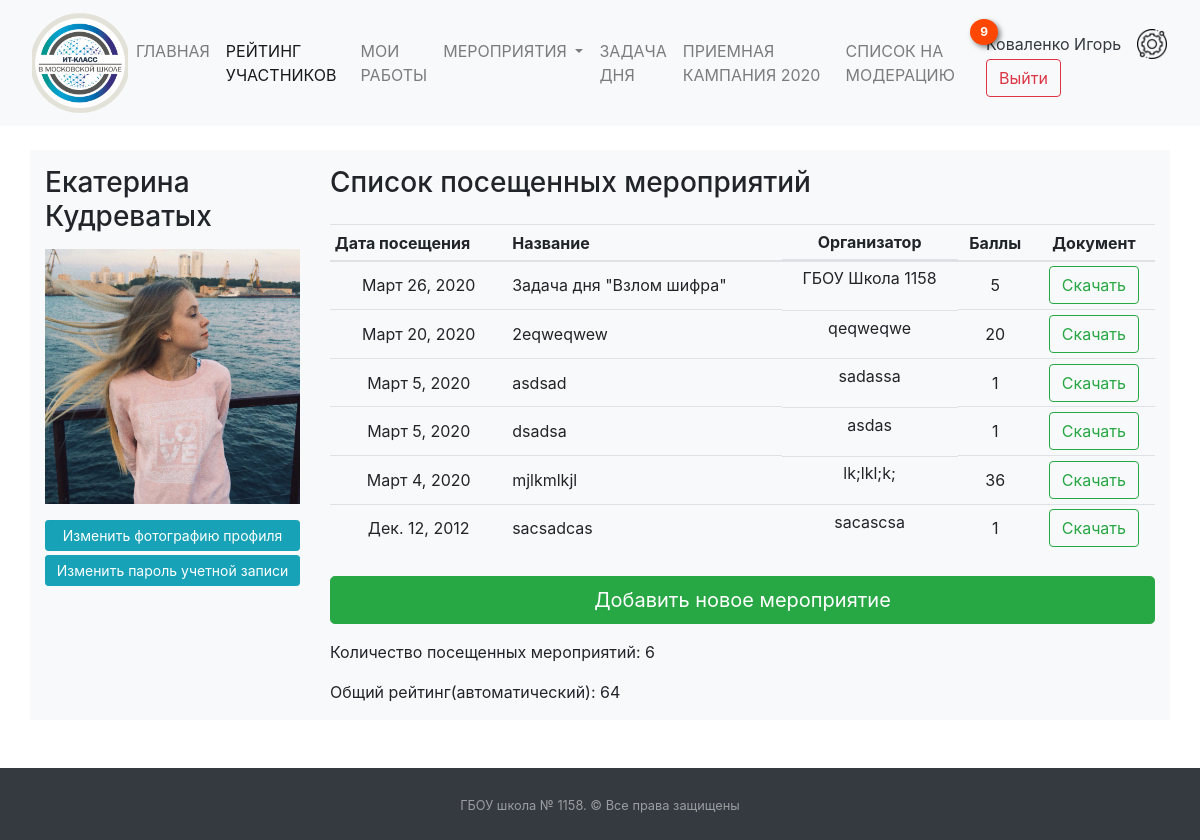
/20/ (signed in), run on the app's committed database.
### mainapp/models.py (models this page shows, shortened)
class Puples(models.Model):
    name = models.TextField("Имя", null=True)
    surname = models.TextField("Фамилия", null=True)
    rate = models.PositiveIntegerField(default=0)
    image = models.ImageField(blank=True ,upload_to="puples_photo", default="puples_photo/user-2.png")
    user = models.OneToOneField(User, on_delete=models.CASCADE, null=True)
    class Meta:
        verbose_name = "Ученики"
        verbose_name_plural = "Ученики"

class Events(models.Model):
    date = models.DateField("Дата посещения")
    name = models.CharField("Название мероприятия", max_length=200)
    organization = models.CharField("Название организации", max_length=300)
    events = models.ForeignKey(Puples, verbose_name="Мероприятия", on_delete=models.SET_NULL, null=True)
    check = models.BooleanField(default=False)
    event_rate = models.PositiveIntegerField(default=1)
    verification_file = models.FileField(upload_to="verification_files/", null=True, verbose_name="Файл")
    class Meta:
        verbose_name = "Мероприятия"
        verbose_name_plural = "Мероприятия"

### mainapp/views.py (the view)
# urls.py: path("<int:pk>/", PostDetailView.as_view(), name="puples"),
class PostDetailView(LoginRequiredMixin, DetailView):
    model = Puples
    pk_url_kwarg = "pk"
    template_name = "puple_detail/puples_detail_end.html"
    raise_exception = True
    def get(self, request, pk):
        if request.user.is_superuser or request.user.puples.pk == pk:
            return super().get(request, pk)
        return HttpResponseForbidden()
    def get_context_data(self, **kwargs):
        context = super().get_context_data(**kwargs)
        context['events_count'] = Events.objects.filter(events__pk=self.kwargs['pk'], check=True).count()
        context['events_new'] = Events.objects.filter(check=False).count()
        context['allevents'] = Events.objects.filter(events__pk=self.kwargs['pk']).order_by('-date')
        context['rate_event'] = sum(
            map(lambda x: x.event_rate, Events.objects.filter(events__pk=self.kwargs['pk'], check=True)))
        return context

### templates/puple_detail/puples_detail_end.html
{% extends 'base.html' %}
{% block main %}
{% include 'puple_detail/puples_detail.html'%}
</div>
{% endblock %}
{% block detail_active %} active{% endblock %}

### templates/base.html (shortened to what this page needs)
<!DOCTYPE html>
<html lang="ru">
{% load static %}
<head>
    <link href="{% static 'css/bootstrap.css' %}" rel="stylesheet" type="text/css">
    <link href="{% static 'css/style.css' %}" rel="stylesheet" type="text/css">
    <link rel="stylesheet" href="//code.jquery.com/ui/1.12.1/themes/base/jquery-ui.css">
    <link rel="stylesheet" href="/resources/demos/style.css">
</head>
<body>
<div class="container-fuild">
    <nav class="navbar navbar-expand-lg navbar-light bg-light">
        <a href="/" class="navbar-brand">
            <img class="img-fluid mx-3"
                 style="width: 100px; object-fit: cover; height:100px;"
                 src="{% static '/images/itclass-logo.png' %}"></a>
        <div class="collapse navbar-collapse" id="navbarSupportedContent">
            <ul class="navbar-nav mr-auto">
                <li class="nav-item">
                    <a class="nav-link{% block main_active %}{% endblock %}" href="/">ГЛАВНАЯ<span class="sr-only">(current)</span></a>
                </li>
                {% if user.is_authenticated %}
                    <li class="nav-item">
                        <a class="nav-link{% block detail_active %}{% endblock %}" href="/rate">РЕЙТИНГ УЧАСТНИКОВ</a>
                    </li>
                {% endif %}
                {% if user.is_authenticated %}
                    <li class="nav-item">
                        <a class="nav-link{% block detail_active_works %}{% endblock %}" href="/works">МОИ РАБОТЫ</a>
                    </li>
                {% endif %}
                <li class="nav-item dropdown">
                    <a class="nav-link dropdown-toggle{% block detail_active_hach %}{% endblock %}" href="#"
                       id="navbarDropdown" role="button"
                       data-toggle="dropdown" aria-haspopup="true" aria-expanded="false">
                        МЕРОПРИЯТИЯ
                    </a>
                </li>
                {% if user.is_authenticated %}
                    <li class="nav-item">
                        <a class="nav-link{% block detail_active_task %}{% endblock %}" href="/task_day/">ЗАДАЧА ДНЯ</a>
                    </li>
                {% endif %}
                <li class="nav-item">
                    <a class="nav-link" href="http://profil.mos.ru/it/?page_id=1139">ПРИЕМНАЯ КАМПАНИЯ 2020</a>
                </li>
                {% if user.is_superuser %}
                    {% if events_new != 0 %}
                        <li class="nav-item">
                        <a class="nav-link notification{% block detail_active_checklist %}{% endblock %}"
                           href="/check_list"><span>СПИСОК
                            НА МОДЕРАЦИЮ </span>
                        <span class="badge mr-3 mr-lg-0">{{ events_new }}</span>{% endif %}</a>
                </li>
                {% endif %}
            </ul>
            <form class="form-inline my-2 my-lg-0">
                {% if user.is_authenticated %}
                    <a class="nav-link text-dark disabled p-0"
                       href="/account/">{{ user.last_name }} {{ user.first_name }}</a>
                    <a href="/account/">
                        <img class="img-fluid mx-3"
                             style="width: 30px; object-fit: cover; height:30px;"
                             src="{% static '/images/support.png' %}"></a>
                {% endif %}
                {% if user.username == "" %}
                    <a class="nav-link disabled" href="#">Гость</a>
                    <a class="btn btn-outline-success my-2 my-sm-0" href="/login">Войти</a>
                {% else %}
                    <a class="btn btn-outline-danger my-2 my-sm-0" href="/logout">Выйти</a>
                {% endif %}
            </form>
        </div>
    </nav>
    {% block main %}
    {% endblock %}
    <footer id="sticky-footer" class="py-4 bg-dark text-white-50 mt-5">
        <div class="container text-center">
            <small>ГБОУ школа № 1158. &copy; Все права защищены</small>
        </div>
    </footer>
</div>
</body>
</html>

### templates/puple_detail/puples_detail.html (shortened to what this page needs)
{% block main %}
{% load static %}
<div class="container-xl my-4 bg-light">
    <div class="row">
        <div class="col col-xl-3 col-lg-3 col-md-3 col-sm-12">
            <h3 class="my-3">
                {{ puples.name }} {{puples.surname}}
            </h3>
            <img src="{{ puples.image.url }}" class="img-fluid">
            <div class="row py-3">
                <div class="col-12"><a href="/statistic/pupil/{{ puples.pk }}/img-change/" class="btn btn-block btn-info btn-sm" role="button">Изменить фотографию профиля</a></div>
                <div class="col pt-1"><a href="/password-change/" class="btn btn-block btn-info btn-sm" role="button">Изменить пароль учетной записи</a></div>
            </div>
        </div>
        <div class="col">
            <h3 class="pt-3">
                Список посещенных мероприятий
            </h3>
            <table class="table table-sm text-center my-4">
                <thead class="thead text-center">
                <tr>
                    <th class="text-left">Дата посещения</th>
                    <th class="text-left">Название</th>
                    <th class="d-none d-sm-block">Организатор</th>
                    <th>Баллы</th>
                    <th>Документ</th>
                </tr>
                </thead>
                {% for event in allevents %}
                <tr {% if event.check is False %} class="alert-warning"{% endif %}>
                    <td class="align-middle">{{ event.date }} {% if event.check is False %}<p class="alert-warning">На модерации</p>{% endif %}</td>
                    <td class="text-left align-middle">{{ event.name }}</td>
                    <td class="text-left align-middle text-center d-none d-sm-block">{{ event.organization }}</td>
                    <td class="text-left align-middle text-center">{{ event.event_rate }}</td>
                    <td class="text-center align-middle">
                        <form method="post" action="{% url 'verification_file_download' %}">
                            <button type="submit" class="btn btn-outline-success">Скачать</button>
                        </form>
                    </td>
                </tr>
                {% endfor %}
            </table>
            <a class="btn btn-success btn-lg btn-block" href="add_events" role="button">Добавить новое мероприятие</a>
            <p class="my-3">Количество посещенных мероприятий: {{ events_count }} </p>
            <p class="my-3">Общий рейтинг(автоматический): {{ rate_event }}</p>
        </div>
    </div>
    {% endblock %}

### static/css/style.css (style rules this page uses)
.notification { color: black; text-decoration: none; position: relative; display: inline-block; border-radius: 2px; width: auto; height: auto; }
.notification .badge { position: absolute; top: -12px; right: -12px; padding: 7px 10px; border-radius: 70%; background-color: #ff4700; box-shadow: 0.2em 0.2em 5px rgba(0, 0, 0, 0.5); color: white; }

### data on the page
Puples: name "Екатерина", surname "Кудреватых", image (picture)
Events: date "Март 26, 2020", name "Задача дня \"Взлом шифра\"", organization "ГБОУ Школа 1158", event_rate "5"
Events: date "Март 20, 2020", name "2eqweqwew", organization "qeqweqwe", event_rate "20"
Events: date "Март 5, 2020", name "asdsad", organization "sadassa", event_rate "1"
Events: date "Март 5, 2020", name "dsadsa", organization "asdas", event_rate "1"
Events: date "Март 4, 2020", name "mjlkmlkjl", organization "lk;lkl;k;", event_rate "36"
Events: date "Дек. 12, 2012", name "sacsadcas", organization "sacascsa", event_rate "1"

### other printed values
{{ events_new }} "9"
{{ user.last_name }} "Коваленко"
{{ user.first_name }} "Игорь"
{{ events_count }} "6"
{{ rate_event }} "64"
